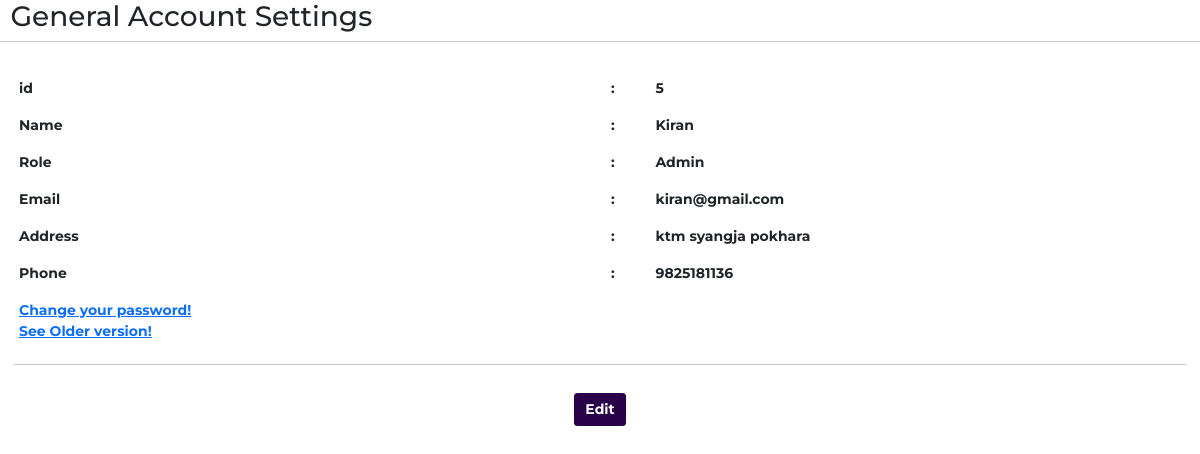
Page /admin/setting.php (signed in) on the committed database.
### tables this page shows
CREATE TABLE `users` (
  `u_id` int(10) NOT NULL,
  `u_name` varchar(100) DEFAULT NULL,
  `u_role` int(10) DEFAULT NULL,
  `u_email` varchar(100) DEFAULT NULL,
  `u_pass` varchar(100) DEFAULT NULL,
  `u_address` text DEFAULT NULL,
  `u_phone` text DEFAULT NULL
);

CREATE TABLE `role` (
  `role_id` int(11) NOT NULL,
  `role_name` varchar(50) NOT NULL
);

### admin/setting.php (the view, shortened to what this page needs)
<?php
  include "connect.php";
  ?>
<!DOCTYPE html>
<html lang="en">
<head>
    <link href="https://cdn.jsdelivr.net/npm/bootstrap@5.0.0-beta2/dist/css/bootstrap.min.css" rel="stylesheet">
    <link rel="stylesheet" href="https://pro.fontawesome.com/releases/v5.10.0/css/all.css"/>
    <link rel="stylesheet" href="css/product.css?v=<?php echo time(); ?>">
</head>
<body>
    <div class="container-fluid">
        <div class="row">
            <div class="col-12">
                 <h2>General Account Settings</h2>
            </div>
            <hr>
        </div>
        <div class="row p-3">
            <table class="table table-borderless  table-responsive">
            <tbody>
                <?php
                $sql = "SELECT * FROM  users LEFT JOIN role ON role.role_id = users.u_role  WHERE u_id = {$_SESSION['u_id']}";
                $result = mysqli_query($conn, $sql);
                if (mysqli_num_rows($result) > 0) {
                    while($row = mysqli_fetch_assoc($result)) {
                    ?>
                <tr>
                    <td>id</td>
                    <td>:</td>
                    <td><?php echo $row['u_id']; ?></td>
                </tr>
                <tr>
                    <td>Name </td>
                    <td>:</td>
                    <td><?php echo $row['u_name']; ?></td>
                </tr>
                <tr>
                    <td>Role </td>
                    <td>:</td>
                    <td><?php echo $row['role_name']; ?></td>
                </tr>
                <tr>
                    <td>Email </td>
                    <td>:</td>
                    <td><?php echo $row['u_email']; ?></td>
                </tr>
                <tr>
                    <td>Address</td>
                    <td>:</td>
                    <td><?php echo $row['u_address']; ?></td>
                </tr>
                <tr>
                    <td>Phone</td>
                    <td>:</td>
                    <td><?php echo $row['u_phone']; ?></td>
                </tr>
                <tr>
                    <td>
                        <a href="change-password.php">Change your password!</a><br>
                        <a href="admin.php" target="_blank">See Older version!</a>
                    </td>
                </tr>
                <?php
                    }
                }
                ?>
            </tbody>
            </table>
            <hr>
        </div>
        <div class="row">
            <div class=" text-center">
                <a href="generalsetting.php" type="button" class="btn">Edit</a>
            </div>
        </div>
    </div>
</body>
</html>

### admin/css/product.css (style rules this page uses)
* { margin: 0; padding: 0; list-style: none; box-sizing: border-box; text-decoration: none; font-size: 14px; font-family: 'Montserrat', sans-serif; }
body { background-color: white; width: 100%; height: 100vh; }
table { font-size: 14px; }
th, td { padding: 8px 5px !important; }

### admin/setting.php (style rules this page uses)
table { font-weight: bolder; padding: 20px; }
.btn { background-color: #290149; color: white; font-weight: bold; }

### rows in the picture
users: u_id "5", u_name "Kiran", role.role_name "Admin", u_email "kiran@gmail.com", u_address "ktm syangja pokhara", u_phone "9825181136"
